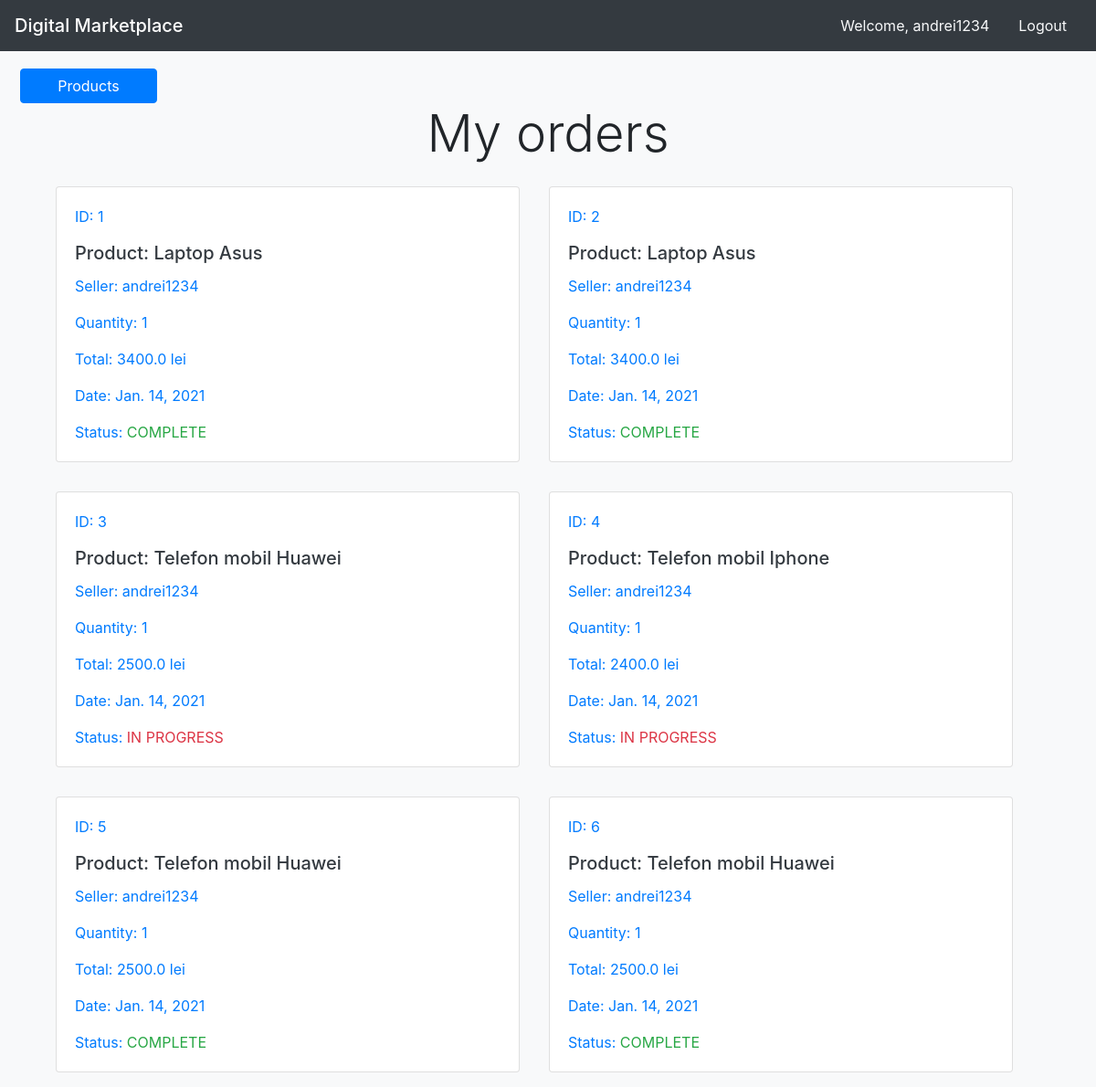
Page /buyer_orders/2 (signed in) on the committed database.
### app/models.py (models this page shows)
class Order(models.Model):
    user = models.ForeignKey(BuyerProfile, on_delete=models.CASCADE)
    product = models.ForeignKey(Product, on_delete=models.CASCADE)
    noOfPcs = models.PositiveIntegerField(error_messages={'required': 'This field is required'})
    total = models.FloatField(error_messages={'required': 'This field is required'})
    date = models.DateField()
    shippingAddress = models.CharField(max_length=100, error_messages={'required': 'This field is required',
                                                                       'invalid': 'Shipping address has maximum 100 '
                                                                                  'characters! '
                                                                       })
    status = models.CharField(max_length=15, default="IN PROGRESS")

class Product(models.Model):
    name = models.CharField(max_length=50, error_messages={'required': 'This field is required',
                                                           'invalid': 'Name has maximum 50 characters!'
                                                           })
    description = models.CharField(max_length=300, error_messages={'required': 'This field is required',
                                                                   'invalid': 'Description has maximum 300 characters!'
                                                                   })
    price = models.FloatField(error_messages={'required': 'This field is required'})
    stock = models.PositiveIntegerField(error_messages={'required': 'This field is required',
                                                        'invalid': 'Stock must be greater or equal to 0!'
                                                        })
    user = models.ForeignKey(User, on_delete=models.CASCADE)

### app/views.py (the view)
# urls.py: path('buyer_orders/<int:pk>', BuyerOrderListView.as_view(), name='buyer_order_list'),
class BuyerOrderListView(LoginRequiredMixin, ListView):
    template_name = 'buyer_orders.html'
    context_object_name = 'buyer_order_list'
    def get_queryset(self):
        buyer_order_list = Order.objects.filter(user_id=self.kwargs['pk'])
        return buyer_order_list

### app/templates/buyer_orders.html (shortened to what this page needs)
{% extends 'base.html' %}
{% block content %}
  {% if user.is_authenticated %}
    <a class="btn btn-primary" href="{% url 'product_list'%}" style="margin-left:22px;margin-top:75px;width:150px">
        Products
    </a>
    <h2 class="display-4 text-center">My orders</h2>
    <div class ="container">
      <div class="row container">
        {% for order in buyer_order_list %}
          <div class="col-sm-6 p-3">
                <div class="card text-primary">
                  <div class="card-body">
                    <p class="card-text">ID: {{ order.id }}</p>
                    <h5 class="card-title text-dark">Product: {{ order.product.name }}</h5>
                    <p class="card-text">Seller: {{ order.product.user.username }}</p>
                    <p class="card-text">Quantity: {{order.noOfPcs}}</p>
                    <p class="card-text">Total: {{order.total}} lei</p>
                    <p class="card-text">Date: {{order.date}}</p>
                    {% if order.status == "IN PROGRESS" %}
                      <p class="card-text">Status: <span class="text-danger">{{order.status}}</span></p>
                    {% else %}
                      <p class="card-text">Status: <span class="text-success">{{order.status}}</span></p>
                    {% endif %}
                  </div>
                </div>
              </div>
        {% endfor %}
      </div>
    </div>
  {% endif %}
{% endblock %}

### app/templates/base.html (shortened to what this page needs)
<!doctype html>
<html>
  <head>
    <link rel="stylesheet" href="https://stackpath.bootstrapcdn.com/bootstrap/4.1.3/css/bootstrap.min.css">
  </head>
  <body class="bg-light">
    {% include 'nav.html' %}
    {% block content %}
    {% endblock %}
  </body>
</html>

### app/templates/nav.html
<nav class="navbar fixed-top navbar-dark bg-dark">
  <span class="navbar-brand mb-0 h1">Digital Marketplace</span>
    <ul class="nav">
      {% if user.is_authenticated %}
        <li class="nav-item">
          <a class="nav-link active text-light"> Welcome, {{ user.username }}</a>
        </li>
        <li class="nav-item">
          <a class="nav-link active text-light" href="{% url 'logout' %}">Logout</a>
        </li>
      {% endif %}
    </ul>
</nav>

### rows in the picture
Order: id "1", product.name "Laptop Asus", product.user.username "andrei1234", noOfPcs "1", total "3400.0", date "Jan. 14, 2021", status "COMPLETE"
Order: id "2", product.name "Laptop Asus", product.user.username "andrei1234", noOfPcs "1", total "3400.0", date "Jan. 14, 2021", status "COMPLETE"
Order: id "3", product.name "Telefon mobil Huawei", product.user.username "andrei1234", noOfPcs "1", total "2500.0", date "Jan. 14, 2021", status "IN PROGRESS"
Order: id "4", product.name "Telefon mobil Iphone", product.user.username "andrei1234", noOfPcs "1", total "2400.0", date "Jan. 14, 2021", status "IN PROGRESS"
Order: id "5", product.name "Telefon mobil Huawei", product.user.username "andrei1234", noOfPcs "1", total "2500.0", date "Jan. 14, 2021", status "COMPLETE"
Order: id "6", product.name "Telefon mobil Huawei", product.user.username "andrei1234", noOfPcs "1", total "2500.0", date "Jan. 14, 2021", status "COMPLETE"

### other values in the picture
{{ user.username }} "andrei1234"
